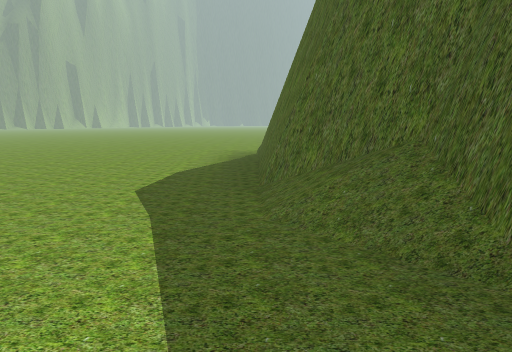
View 1 (above)

16 first-person views from a walk through a scene from a Unity 3-D project. The camera is 1.2 m above the floor, tilts 10° down and sees 80° across. The floor is counted in squares, 1 m on a side. Each view is taken from the middle of a square. On the plan, view 1 faces up. The plan holds only what a view shows up to about 13 squares ahead; the rest is blank. The place goes on beyond the plan. The player character is not drawn. Some surface patterns are stand-ins.

View 2
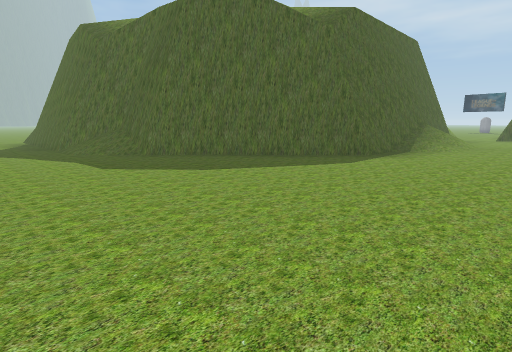

View 3
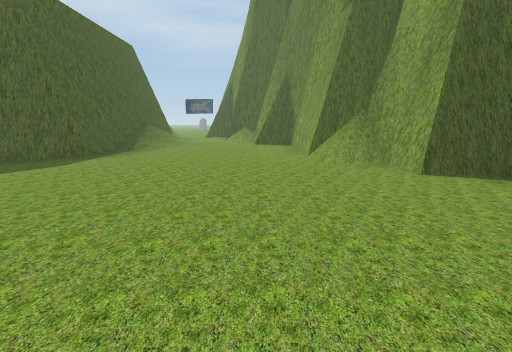

View 4
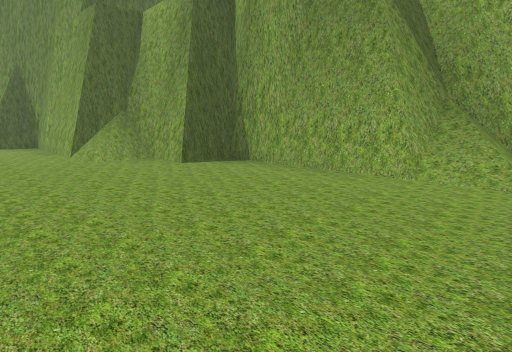

View 5
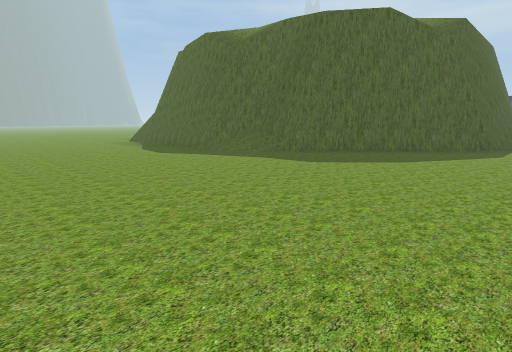

View 6
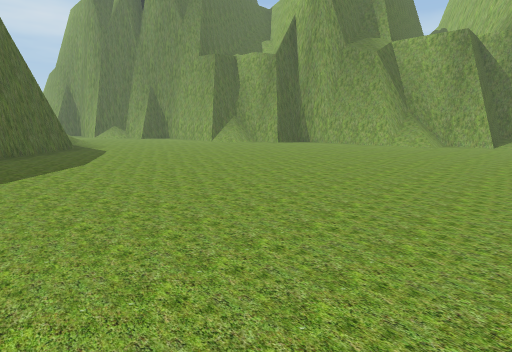

View 7
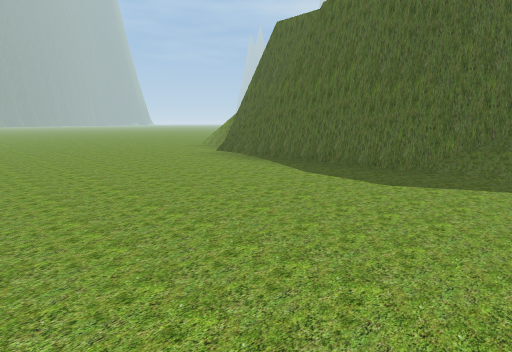

View 8
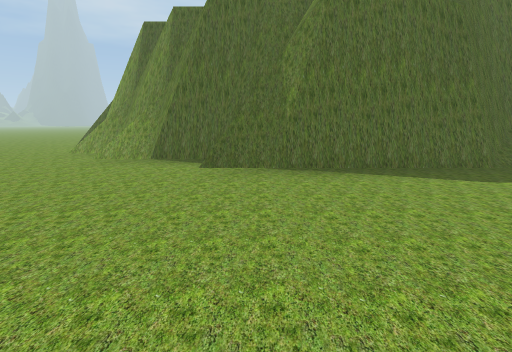

View 9
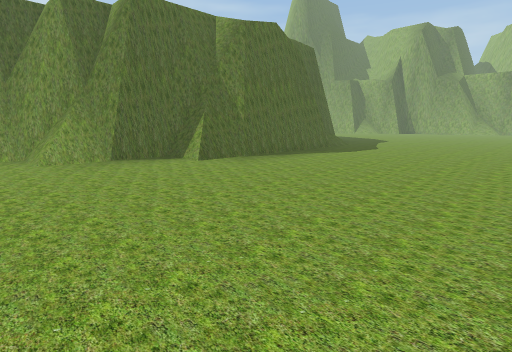

View 10
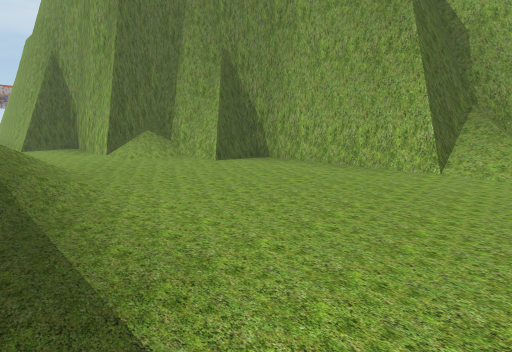

View 11
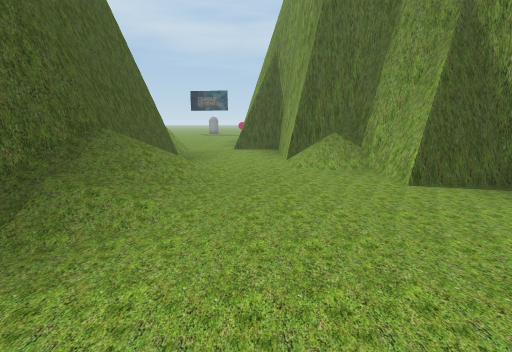

View 12
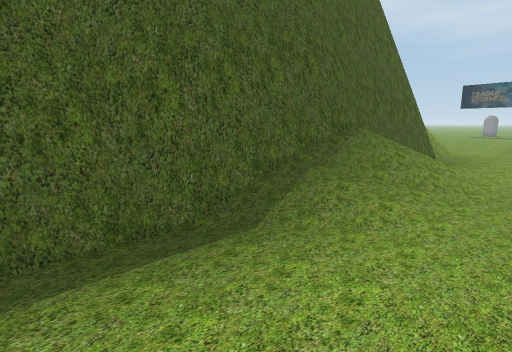

View 13
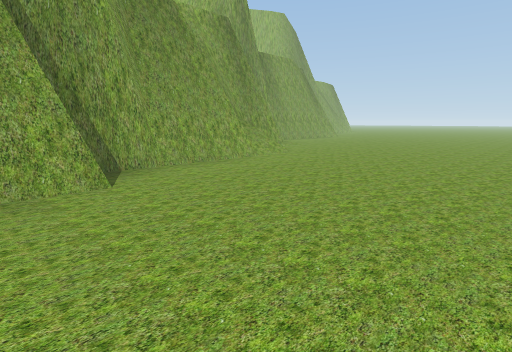

View 14
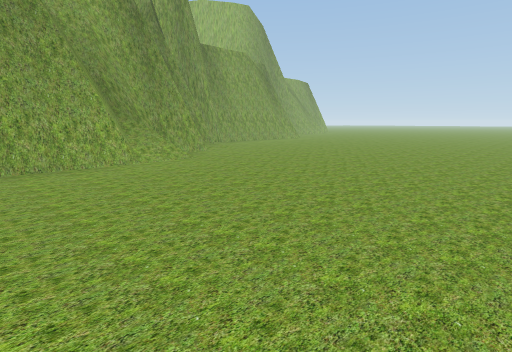

View 15
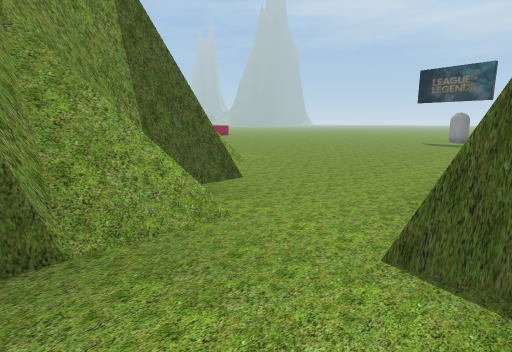

View 16
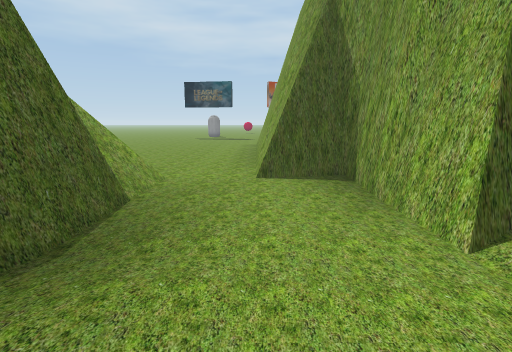

### Floor plan
Key: @ floor where view 1 was taken; # wall or solid block; . main floor; : floor 0.25 m higher than the main floor; / step, stairs or slope; = window, fence, low wall or low ledge; O other object.
Columns run from 8 left of view 1 to 23 right of it. Each row starts with its distance up from view 1.
 19 . ..... ....==
 18  ...........=#
 17 ..........==##
 16 ..........=##
 15 ..........##
 14 ..........##
 13 ........=##
 12 ........=##
 11 ........##
 10 ........##
  9 ........##
  8 ........##
  7 ........=#
  6 ........=#
  5 .........##
  4  ........O#
  3 ........./##
  2  .........##
  1  ..........##
  0 ........@...##
 -1 .............##
 -2 ..............##             ###
 -3 ...............###        ####..
 -4 ................############==..
 -5 .................../////:.......
 -6 ......................//......##
 -7  .............................##
 -8 ........................//#####
 -9 ........................//#
-10 ......................#####
-11 ......................##
-12 ..............//#######
-13 ............../O##
-14 ............#####
-15 ............##
-16  ..../=######
-17   .. /=##

Where each view was taken, in squares from view 1:
view 1: 0 up, 0 right, facing up
view 2: 9 down, 3 left, facing up-right
view 3: 10 down, 3 left, facing right
view 4: 9 down, 4 left, facing down-right
view 5: 6 down, 8 left, facing up-right
view 6: 0 up, 8 left, facing down-right
view 7: 3 up, 8 left, facing up-right
view 8: 12 up, 8 left, facing right
view 9: 19 up, 8 left, facing down-right
view 10: 4 down, 6 right, facing down-right
view 11: 7 down, 8 right, facing right
view 12: 7 down, 8 right, facing up-right
view 13: 8 down, 6 right, facing down-left
view 14: 7 down, 2 right, facing down-left
view 15: 7 down, 19 right, facing up-right
view 16: 6 down, 15 right, facing right
